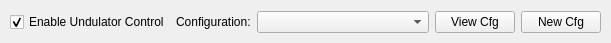
<?xml version="1.0" encoding="UTF-8"?>
<ui version="4.0">
 <class>ConfigWidget</class>
 <widget class="QWidget" name="ConfigWidget">
  <property name="geometry">
   <rect>
    <x>0</x>
    <y>0</y>
    <width>611</width>
    <height>43</height>
   </rect>
  </property>
  <property name="windowTitle">
   <string>Form</string>
  </property>
  <widget class="QWidget" name="layoutWidget">
   <property name="geometry">
    <rect>
     <x>10</x>
     <y>10</y>
     <width>591</width>
     <height>25</height>
    </rect>
   </property>
   <layout class="QHBoxLayout" name="horizontalLayout">
    <item>
     <widget class="QCheckBox" name="chb_enable_und">
      <property name="sizePolicy">
       <sizepolicy hsizetype="Maximum" vsizetype="Maximum">
        <horstretch>0</horstretch>
        <verstretch>0</verstretch>
       </sizepolicy>
      </property>
      <property name="text">
       <string>Enable Undulator Control</string>
      </property>
      <property name="checked">
       <bool>true</bool>
      </property>
     </widget>
    </item>
    <item>
     <widget class="QLabel" name="label_33">
      <property name="sizePolicy">
       <sizepolicy hsizetype="Maximum" vsizetype="Maximum">
        <horstretch>0</horstretch>
        <verstretch>0</verstretch>
       </sizepolicy>
      </property>
      <property name="text">
       <string>Configuration:</string>
      </property>
     </widget>
    </item>
    <item>
     <widget class="QComboBox" name="cmb_cfg_name">
      <property name="enabled">
       <bool>true</bool>
      </property>
      <property name="sizePolicy">
       <sizepolicy hsizetype="Minimum" vsizetype="Maximum">
        <horstretch>0</horstretch>
        <verstretch>0</verstretch>
       </sizepolicy>
      </property>
      <property name="editable">
       <bool>false</bool>
      </property>
     </widget>
    </item>
    <item>
     <widget class="QPushButton" name="pbt_view">
      <property name="enabled">
       <bool>true</bool>
      </property>
      <property name="sizePolicy">
       <sizepolicy hsizetype="Maximum" vsizetype="Maximum">
        <horstretch>0</horstretch>
        <verstretch>0</verstretch>
       </sizepolicy>
      </property>
      <property name="text">
       <string>View Cfg</string>
      </property>
     </widget>
    </item>
    <item>
     <widget class="QPushButton" name="pbt_new">
      <property name="enabled">
       <bool>true</bool>
      </property>
      <property name="sizePolicy">
       <sizepolicy hsizetype="Maximum" vsizetype="Maximum">
        <horstretch>0</horstretch>
        <verstretch>0</verstretch>
       </sizepolicy>
      </property>
      <property name="text">
       <string>New Cfg</string>
      </property>
     </widget>
    </item>
   </layout>
  </widget>
 </widget>
 <resources/>
 <connections>
  <connection>
   <sender>chb_enable_und</sender>
   <signal>toggled(bool)</signal>
   <receiver>cmb_cfg_name</receiver>
   <slot>setEnabled(bool)</slot>
   <hints>
    <hint type="sourcelabel">
     <x>65</x>
     <y>88</y>
    </hint>
    <hint type="destinationlabel">
     <x>295</x>
     <y>89</y>
    </hint>
   </hints>
  </connection>
  <connection>
   <sender>chb_enable_und</sender>
   <signal>toggled(bool)</signal>
   <receiver>pbt_view</receiver>
   <slot>setEnabled(bool)</slot>
   <hints>
    <hint type="sourcelabel">
     <x>65</x>
     <y>88</y>
    </hint>
    <hint type="destinationlabel">
     <x>399</x>
     <y>91</y>
    </hint>
   </hints>
  </connection>
  <connection>
   <sender>chb_enable_und</sender>
   <signal>toggled(bool)</signal>
   <receiver>pbt_new</receiver>
   <slot>setEnabled(bool)</slot>
   <hints>
    <hint type="sourcelabel">
     <x>82</x>
     <y>22</y>
    </hint>
    <hint type="destinationlabel">
     <x>540</x>
     <y>22</y>
    </hint>
   </hints>
  </connection>
 </connections>
</ui>
